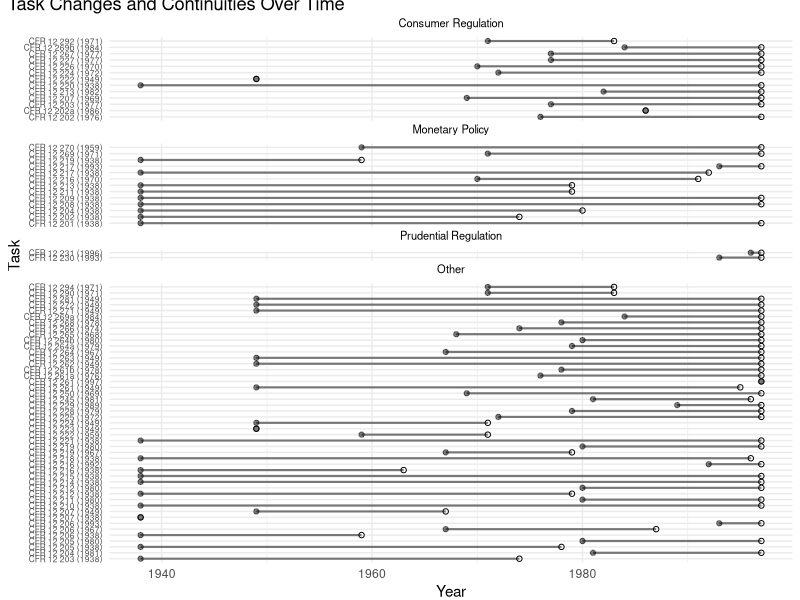

This figure's R source:
library(tidyverse)
library(cowplot)

# Load the data
data <- read.csv("labels.csv")

# Ensure each label has a consistent category
data <- data |> 
  group_by(label) |> 
  mutate(Category = first(Category)) |> 
  ungroup()

# Process the data to identify the start, end, and reassignment years
task_info <- data |>
  group_by(label, Category) |>
  summarise(start = min(Year), end = max(Year), Task = first(Task)) |>
  ungroup() |>
  mutate(Task = as.factor(Task))

# Identify reassigned tasks (task number and first few numbers of the label don't match)
data <- data |> 
  mutate(label_prefix = as.numeric(sub("\\(.*", "", label)),
         Task = as.factor(Task))

reassigned_tasks <- data |>
  filter(Task != label_prefix)

# Creating better y-axis labels
task_info <- task_info |>
  mutate(TaskLabel = paste("CFR 12 ", sub(" .*", "", label), 
                           " (", sub(".*Yr (\\d{4}).*", "\\1", label), ")", sep = ""))

################ plotting ####################### --------------------------------------

# plot by category
generate_plot <- function(task_info, reassigned_tasks, category, title) {
  filtered_task_info <- task_info |> filter(Category == category)
  filtered_task_info$TaskLabel <- droplevels(factor(filtered_task_info$TaskLabel))
  
  filtered_reassigned_tasks <- reassigned_tasks |> filter(Category == category)
  filtered_reassigned_tasks$label <- droplevels(factor(paste("CFR 12 ", sub(" .*", "", filtered_reassigned_tasks$label), 
                                                             " (", sub(".*Yr (\\d{4}).*", "\\1", filtered_reassigned_tasks$label), ")", sep = "")))
  
  if (nrow(filtered_task_info) == 0 & nrow(filtered_reassigned_tasks) == 0) {
    warning(paste("No data for category:", category))
    return(NULL)
  }
  
  p <- ggplot() +
    geom_segment(data = filtered_task_info, aes(x = start, xend = end, y = TaskLabel, yend = TaskLabel),
                 size = 0.75, alpha = 0.50) +
    geom_point(data = filtered_task_info, aes(x = start, y = TaskLabel), size = 1.5, alpha = 0.50) +
    geom_point(data = filtered_task_info, aes(x = end, y = TaskLabel), shape = 1, size = 1.5) +
    geom_point(data = filtered_reassigned_tasks, 
               aes(x = Year, y = label), 
               shape = 4, size = 3) +
    scale_y_discrete(limits = levels(filtered_task_info$TaskLabel)) +
    xlim(1938, 1997) +
    labs(x = NULL, y = NULL, title = title) +
    theme_minimal() +
    theme(plot.title.position = "panel",
          plot.title = element_text(size = 8, hjust = 0.5),
          axis.text.y = element_text(size = 6),
          plot.margin = unit(c(0, 0, 0, 0), "cm"))
  
  return(p)
}

# creating plots
consumer_reg_plot <- 
  generate_plot(task_info, reassigned_tasks, "consumer regulation", "Consumer Regulation") +
  theme(axis.text.x = element_blank())

monetary_pol_plot <- 
  generate_plot(task_info, reassigned_tasks, "monetary policy", "Monetary Policy") +
  theme(axis.text.x = element_blank())

prudential_reg_plot <- 
  generate_plot(task_info, reassigned_tasks, "prudential regulation", "Prudential Regulation") +
  labs(y = "Task") +
  theme(axis.text.x = element_blank())

other_plot <- 
  generate_plot(task_info, reassigned_tasks, "other", "Other") +
  labs(x = "Year")

title <- 
  ggplot() +
  labs(title = "Task Changes and Continuities Over Time") +
  theme_minimal() +
  theme(plot.title.position = "plot")

combined_plot <- 
  plot_grid(title, consumer_reg_plot, monetary_pol_plot, prudential_reg_plot, other_plot,
            ncol = 1, align = 'v', rel_heights = c(0.065, 0.38, 0.38, 0.12, 1.2))

ggsave("combined_plot.jpg", plot = combined_plot, width = 6.5, height = 9)